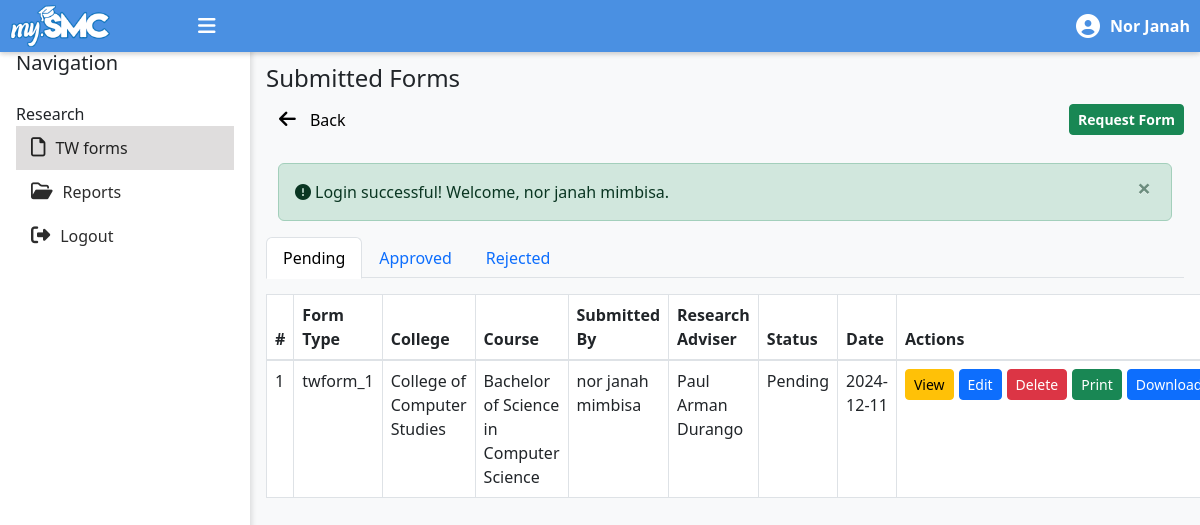
The app's page /student/tw-forms.php (signed in), older data.
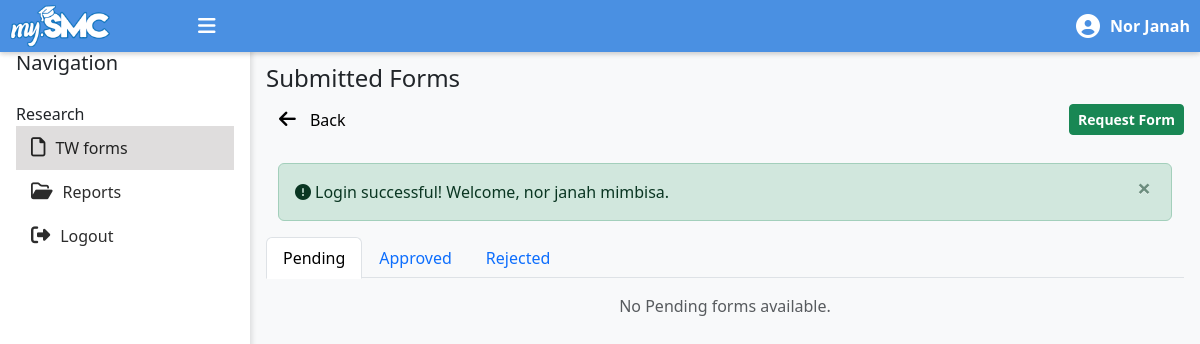
The same page, newer data.
### tables this page shows
CREATE TABLE `tw_forms` (
  `tw_form_id` int(11) NOT NULL,
  `form_type` enum('twform_1','twform_2','twform_3','twform_4','twform_5') NOT NULL,
  `ir_agenda_id` int(11) NOT NULL,
  `col_agenda_id` int(11) NOT NULL,
  `department_id` int(11) NOT NULL,
  `course_id` int(11) NOT NULL,
  `user_id` int(11) NOT NULL,
  `research_adviser_id` int(11) NOT NULL,
  `overall_status` enum('pending','approved','rejected','') NOT NULL,
  `comments` text DEFAULT NULL,
  `submission_date` date DEFAULT NULL,
  `last_updated` timestamp NOT NULL DEFAULT current_timestamp()
);

CREATE TABLE `departments` (
  `department_id` int(11) NOT NULL,
  `department_name` varchar(255) NOT NULL
);

CREATE TABLE `courses` (
  `course_id` int(11) NOT NULL,
  `course_name` varchar(255) NOT NULL,
  `department_id` int(11) DEFAULT NULL
);

CREATE TABLE `accounts` (
  `user_id` int(255) NOT NULL,
  `username` varchar(50) NOT NULL,
  `password` varchar(255) NOT NULL,
  `firstname` varchar(50) NOT NULL,
  `lastname` varchar(50) NOT NULL,
  `contact` varchar(13) NOT NULL,
  `department_id` int(11) NOT NULL,
  `smc_email` varchar(255) NOT NULL,
  `user_type` enum('student','dean','panelist','rmo_staff','subject_advisor') NOT NULL,
  `date_created` datetime NOT NULL DEFAULT current_timestamp()
);

### messages.php (called while the page is built, shortened)
<?php
$messages = isset($_SESSION['messages']) ? $_SESSION['messages'] : [];
?>

### student/tw-forms.php (the view, shortened to what the changed rows need)
<?php
    include('student-master.php');
    require '../config/connect.php';
    include '../messages.php';
    function getTWForms() {
        global $conn;
        $currentUserId = $_SESSION['user_id'];
        $query = "
            SELECT
                tw.tw_form_id,
                tw.form_type,
                tw.user_id,
                tw.ir_agenda_id,
                tw.col_agenda_id,
                tw.department_id AS department,
                tw.course_id AS course,
                tw.research_adviser_id AS adviser,
                tw.comments,
                tw.overall_status,
                tw.submission_date,
                tw.last_updated,
                u.firstname AS student_firstname,
                u.lastname AS student_lastname,
                dep.department_name AS department_name,
                cou.course_name AS course_name,
                advisor.firstname AS adviser_firstname,
                advisor.lastname AS adviser_lastname
            FROM TW_FORMS tw
            LEFT JOIN ACCOUNTS u ON tw.user_id = u.user_id
            LEFT JOIN DEPARTMENTS dep ON tw.department_id = dep.department_id
            LEFT JOIN COURSES cou ON tw.course_id = cou.course_id
            LEFT JOIN ACCOUNTS advisor ON tw.research_adviser_id = advisor.user_id AND advisor.user_type = 'panelist'
            WHERE tw.user_id = ?
            ORDER BY tw.last_updated DESC
        ";
        $stmt = mysqli_prepare($conn, $query);
        mysqli_stmt_bind_param($stmt, 'i', $currentUserId);
        mysqli_stmt_execute($stmt);
        $result = mysqli_stmt_get_result($stmt);
        $requests = [
            'pending' => [],
            'approved' => [],
            'rejected' => []
        ];
        while ($row = mysqli_fetch_assoc($result)) {
            $status = strtolower($row['overall_status']);
            if (isset($requests[$status])) {
                $requests[$status][] = $row;
            }
        }
        return $requests;
    }
    $twforms_by_status = getTWForms();
?>
<section id="tw-forms" class="pt-4">
        <?php if (!empty($messages)): ?>
            <div class="container mt-3">
                <?php foreach ($messages as $message): ?>
                    <div class="alert alert-<?= htmlspecialchars($message['tags']) ?> alert-dismissible fade show" role="alert">
                    <i class="fa-solid fa-circle-exclamation mr-1"></i><?= htmlspecialchars($message['content']) ?>
                        <button type="button" class="close" data-bs-dismiss="alert" aria-label="Close">
                            <span aria-hidden="true">&times;</span>
                        </button>
                    </div>
                <?php endforeach; ?>
            </div>
        <?php endif; ?>
        <div class="row">
        <?php foreach (['pending', 'approved', 'rejected'] as $status): ?>
            <div id="<?= $status ?>Forms" class="form-section w-100" style="display: <?= $status === 'pending' ? 'block' : 'none'; ?>;">
                <?php if (!empty($twforms_by_status[$status])): ?>
                    <table class="table table-bordered display">
                        <thead class="thead-background">
                            <tr>
                                <th scope="col">#</th>
                                <th scope="col">Form Type</th>
                                <th scope="col">College</th>
                                <th scope="col">Course</th>
                                <th scope="col">Submitted By</th>
                                <th scope="col">Research Adviser</th>
                                <th scope="col">Status</th>
                                <th scope="col">Date</th>
                                <th scope="col">Actions</th>
                            </tr>
                        </thead>
                        <tbody>
                            <?php $i = 1; foreach ($twforms_by_status[$status] as $form): ?>
                                <tr>
                                    <td><?= $i++; ?></td>
                                    <td><?= $form['form_type'] ?></td>
                                    <td><?= $form['department_name'] ?></td>
                                    <td><?= $form['course_name'] ?></td>
                                    <td><?= $form['student_firstname'] . ' ' . $form['student_lastname'] ?></td>
                                    <td><?= $form['adviser_firstname'] . ' ' . $form['adviser_lastname'] ?></td>
                                    <td><?= ucfirst($form['overall_status']) ?></td>
                                    <td><?= $form['submission_date'] ?></td>
                                    <td>
                                    <?php
                                        switch ($form['form_type']) {
                                            case 'twform_1':
                                                $viewPage = 'tw-form1-details.php';
                                                $editPage = 'twform1-edit.php';
                                                $pdfPage = 'generate_twform1_pdf.php';
                                                break;
                                            case 'twform_2':
                                                $viewPage = 'tw-form2-details.php';
                                                $editPage = 'twform2-edit.php';
                                                $pdfPage = 'generate_twform2_pdf.php';
                                                break;
                                            case 'twform_3':
                                                $viewPage = 'tw-form3-details.php';
                                                $editPage = 'twform3-edit.php';
                                                $pdfPage = 'generate_twform3_pdf.php';
                                                break;
                                            case 'twform_4':
                                                $viewPage = 'tw-form4-details.php';
                                                $editPage = 'twform4-edit.php';
                                                $pdfPage = 'generate_twform4_pdf.php';
                                                break;
                                            case 'twform_5':
                                                $viewPage = 'tw-form5-details.php';
                                                $editPage = 'twform5-edit.php';
                                                $pdfPage = 'generate_twform5_pdf.php';
                                                break;
                                        }
                                        ?>
                                            <div class="d-flex justify-content-between align-items-center mb-1" style="gap: 5px">
                                                <a href="<?= $viewPage ?>?tw_form_id=<?= $form['tw_form_id'] ?>" class="btn btn-warning btn-sm" id="view">View</a>
                                                <?php if ($form['overall_status'] == 'pending'): ?>
                                                    <a href="<?= $editPage ?>?tw_form_id=<?= $form['tw_form_id'] ?>" class="btn btn-primary btn-sm" id="edit">Edit</a>
                                                    <form action="delete-twform.php" method="POST" onsubmit="return confirm('Are you sure you want to delete this form?');">
                                                        <button type="submit" class="btn btn-danger btn-sm">Delete</button>
                                                    </form>
                                                <?php endif; ?>
                                                <?php if ($pdfPage): ?>
                                                    <a href="../<?= $pdfPage ?>?tw_form_id=<?= $form['tw_form_id'] ?>&action=I" class="btn btn-success btn-sm" target="_blank">Print</a>
                                                    <a href="../<?= $pdfPage ?>?tw_form_id=<?= $form['tw_form_id'] ?>&action=D" class="btn btn-primary btn-sm" target="_blank">Download</a>
                                                <?php else: ?>
                                                    <span class="text-muted">PDF generation not available for this form type.</span>
                                                <?php endif; ?>
                                            </div>
                                        </td>
                                </tr>
                            <?php endforeach; ?>
                        </tbody>
                    </table>
                    <?php else: ?>
                    <p class="text-center text-muted">No <?= ucfirst($status) ?> forms available.</p>
                <?php endif; ?>
            </div>
        <?php endforeach; ?>
    </div>
</section>
<?php
include('student-master.php');
?>

Row changes from the older to the newer data that the page shows:
removed tw_forms: form_type "twform_1", department.department_name "College of Computer Studies", course.course_name "Bachelor of Science in Computer Science", user.firstname "nor janah", user.lastname "mimbisa", accounts.firstname "Paul Arman", accounts.lastname "Durango", overall_status "Pending", submission_date "2024-12-11"
Text that changed along with them:
new list line: "No Pending forms available."
list line gone: "# Form Type College Course Submitted By Research Adviser Status Date Actions"
